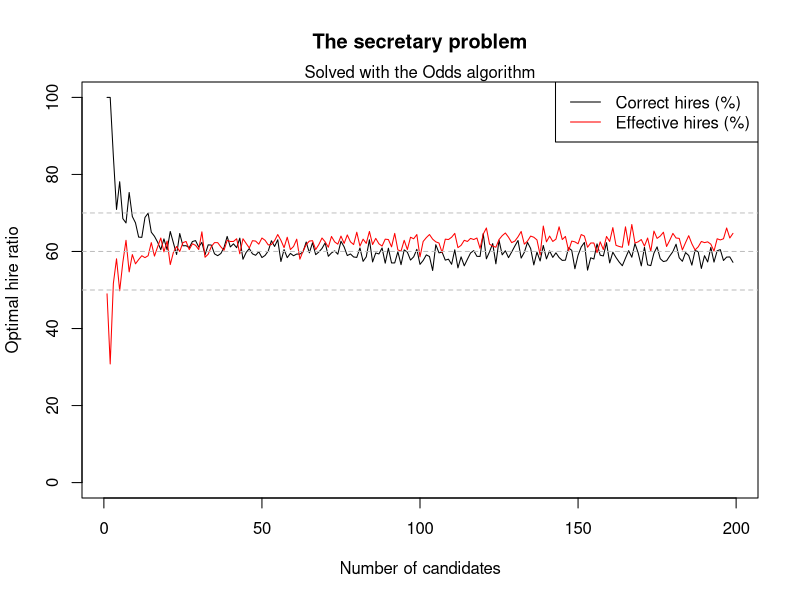

Source code (R):
# Pick the first best candidate upon rejecting the first 37% (=1/e).
choice <- function(v) {
  n <- length(v)
  threshold <- ceiling(exp(-1) * n)
  best <- max(v[1:threshold])
  for (i in (threshold+1):n) { if (v[i] > best) return(i) }
  return(0)
}

# Reports.
result <- function(m, suppress.matrix=T) {
  choiceMade <- apply(m, 1, choice)
  answerPosition <- apply(m, 1, which.max)
  answerMax <- apply(m, 1, which.max)
  
  res <- data.frame(choiceMade, answerPosition, answerMax)
  
  scope <- res[choiceMade > 0,]
  hits <- scope[,1] == scope[,2]
  
  if (suppress.matrix) { show.res <- matrix(0) } else { show.res <- res }
  return(
    list(matrix=show.res,
         interviews=dim(m)[1],
         hires=length(hits),
         hires_ratio=length(hits)/dim(m)[1],
         optimal_hire_ratio=sum(hits)/length(hits))
  )
}

# Simulation.
sample_size <- 1000

opt_hire <- NULL
hires_ratio <- NULL
for (cols in 2:200) {
  m <- matrix(runif(cols * sample_size), ncol=cols)
  r <- result(m)
  opt_hire <- c(opt_hire, r$optimal_hire_ratio)
  hires_ratio <- c(hires_ratio, r$hires_ratio)
}

plot(100 * opt_hire, t='l', ylim=c(0,100), col='black',
     ylab='Optimal hire ratio', xlab='Number of candidates',
     main='The secretary problem')
lines(100 * hires_ratio, t='l', ylim=c(0, 100), col='red')
mtext('Solved with the Odds algorithm')
legend('topright', legend=c('Correct hires (%)', 'Effective hires (%)'),
       col=c('black', 'red'), lty=c(1,1))
abline(h=c(50, 60, 70), col='gray', lty='dashed')